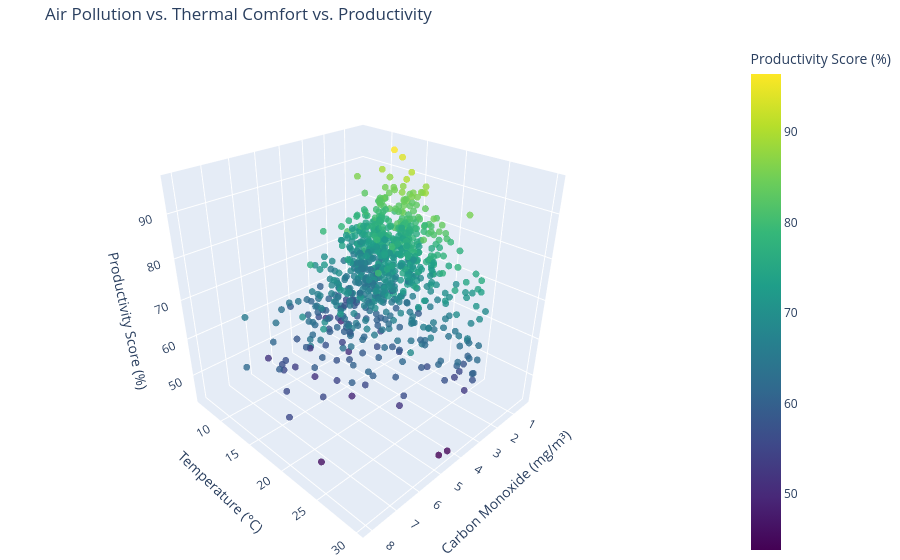

Source (notebook cell):
### Markdown cell above
Insight: A synthetic productivity score was engineered to simulate the potential impact of environmental air quality conditions on employee performance.

The productivity score was designed using a weighted environmental model where:
- higher PM2.5 exposure decreases productivity,
- elevated Carbon Monoxide (CO) levels reduce workplace efficiency,
- uncomfortable temperature conditions negatively affect performance,
- and humidity deviations contribute additional environmental stress.

Gaussian noise was added to the formula to introduce realistic human variability and uncertainty into the dataset.

This randomness is important because real-world employee productivity is influenced by many additional factors beyond air quality, including:
- fatigue,
- stress,
- workload,
- motivation,
- health conditions,
- and human behavioral differences.

Without added noise, machine learning models would simply memorize the mathematical formula used to generate the target variable, resulting in unrealistically perfect predictions.

By introducing stochastic variation, the simulated productivity score becomes more representative of real workplace environments and creates a more challenging and realistic machine learning problem.

### Code cell
import plotly.express as px

# Map the exact dataset names: CO(GT) for x, T for y, Productivity_Score for z
fig = px.scatter_3d(
    data,  # Using the dataframe containing your calculated scores
    x="CO(GT)",
    y="T",
    z="Productivity_Score",
    color="Productivity_Score",
    color_continuous_scale="viridis",  # High-contrast palette for clear visibility
    labels={
        "CO(GT)": "Carbon Monoxide (mg/m³)",
        "T": "Temperature (°C)",
        "Productivity_Score": "Productivity Score (%)",
    },
    title="Air Pollution vs. Thermal Comfort vs. Productivity",
)

# Optimize marker sizing and margins for immediate scannability
fig.update_traces(marker=dict(size=4, opacity=0.8, line=dict(width=0)))
fig.update_layout(
    margin=dict(l=0, r=0, b=0, t=40), 
    scene_camera=dict(eye=dict(x=1.5, y=1.5, z=1.2))
)

fig.show()

### Figure 1 — Plotly figure (JSON) as saved in the notebook; plotly's stock layout.template omitted (floating-point values rounded to 4 significant figures; data arrays with more than 128 entries replaced by an {"elided": "..."} marker saying what was removed)
{"data": [{"hovertemplate": "Carbon Monoxide (mg/m³)=%{x}<br>Temperature (°C)=%{y}<br>Productivity Score (%)=%{marker.color}<extra></extra>", "legendgroup": "", "marker": {"color": {"elided": "827 float values"}, "coloraxis": "coloraxis", "line": {"width": 0}, "opacity": 0.8, "size": 4, "symbol": "circle"}, "mode": "markers", "name": "", "scene": "scene", "showlegend": false, "type": "scatter3d", "x": {"elided": "827 float values"}, "y": {"elided": "827 float values"}, "z": {"elided": "827 float values"}}], "layout": {"coloraxis": {"colorbar": {"title": {"text": "Productivity Score (%)"}}, "colorscale": [[0, "#440154"], [0.1111, "#482878"], [0.2222, "#3e4989"], [0.3333, "#31688e"], [0.4444, "#26828e"], [0.5556, "#1f9e89"], [0.6667, "#35b779"], [0.7778, "#6ece58"], [0.8889, "#b5de2b"], [1, "#fde725"]]}, "legend": {"tracegroupgap": 0}, "margin": {"b": 0, "l": 0, "r": 0, "t": 40}, "scene": {"camera": {"eye": {"x": 1.5, "y": 1.5, "z": 1.2}}, "domain": {"x": [0, 1], "y": [0, 1]}, "xaxis": {"title": {"text": "Carbon Monoxide (mg/m³)"}}, "yaxis": {"title": {"text": "Temperature (°C)"}}, "zaxis": {"title": {"text": "Productivity Score (%)"}}}, "title": {"text": "Air Pollution vs. Thermal Comfort vs. Productivity"}}}
